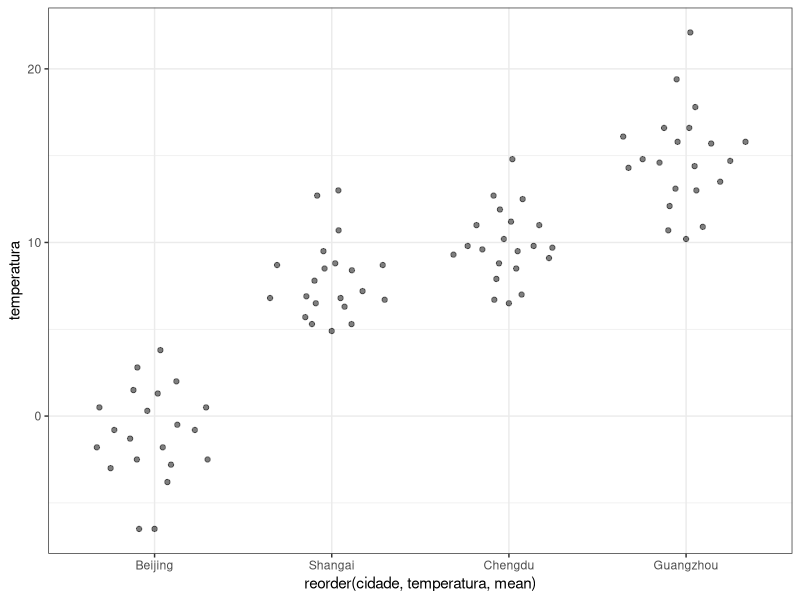
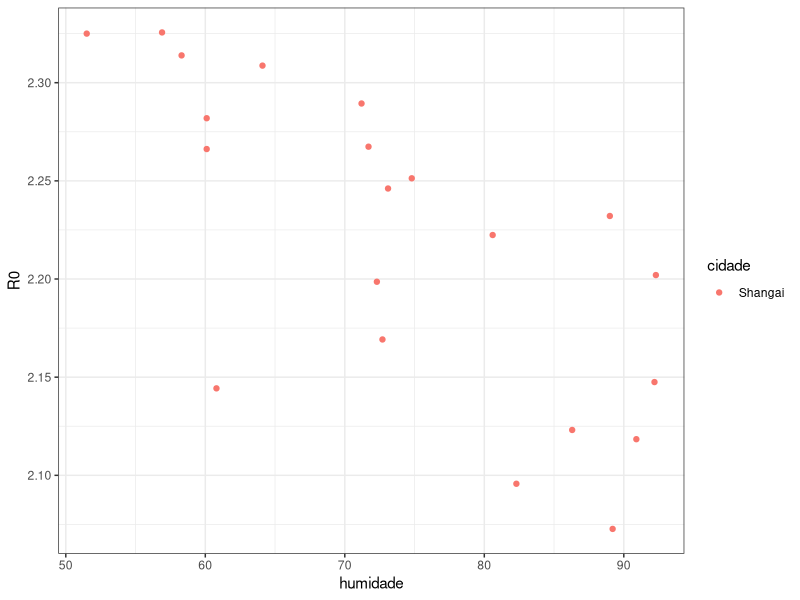
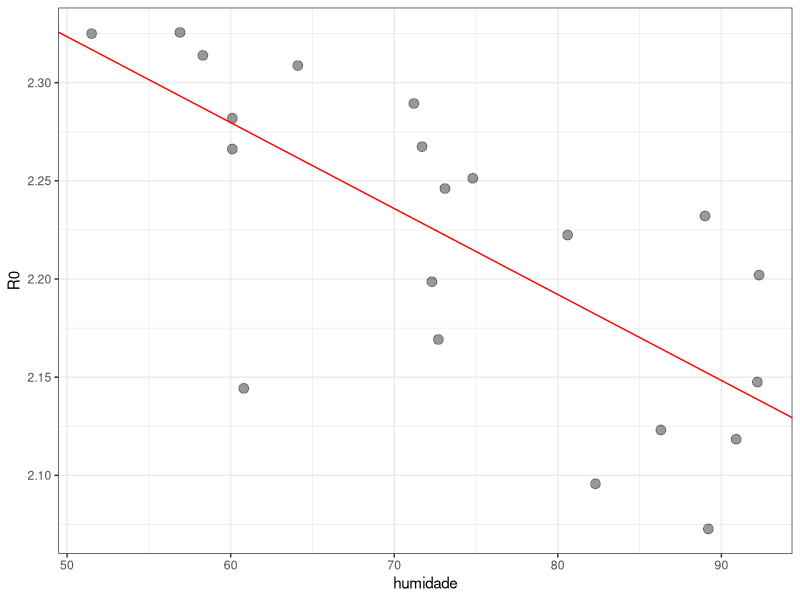
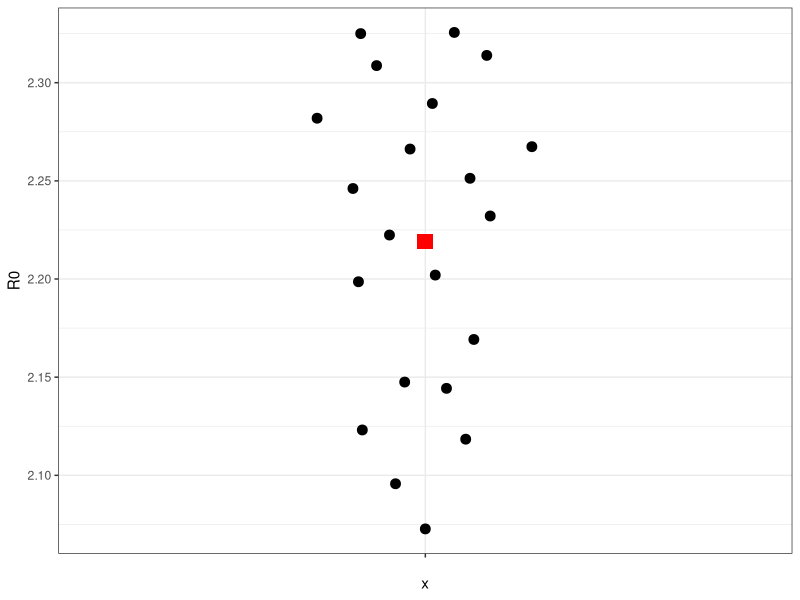

These charts were generated, in order, by the following R code: (Note: this script raises an error after producing the figures.)
## ---- chunk 1
library(tidyverse)
library(here)
library(ggbeeswarm)
theme_set(theme_bw())

library(broom)
library(modelr)

knitr::opts_chunk$set(tidy = FALSE,
                      fig.width = 6,
                      fig.height = 5,
                      echo = FALSE)
## ---- chunk 2
contagio = read_csv(
  here::here("data/r0-china.csv"),
  col_types = cols(
    cidade = col_character(),
    data = col_date(format = "%d/%m/%Y"),
    R0 = col_double(),
    temperatura = col_double(),
    humidade = col_double()
  )
)

## ---- chunk 3
glimpse(contagio)
## ---- chunk 4
contagio %>% 
  ggplot(aes(x = reorder(cidade, temperatura, mean), y = temperatura)) + 
  geom_quasirandom(alpha = .5)
## ---- chunk 5
shangai = contagio %>% 
  filter(cidade == "Shangai") 

shangai %>% 
  ggplot(aes(x = humidade, y = R0, color = cidade)) + 
  geom_point()
## ---- chunk 6
shangai %>% 
  ggplot(aes(x = humidade, y = R0)) + 
  geom_point(alpha = 0.4, size = 3) + 
  geom_abline(slope = -0.004377768, intercept = 2.542323398, color  = "red") 
## ---- chunk 7
modelo = function(humidade, slope, intercept){
  return(slope * humidade + intercept)
}

nossas_estimativas = shangai %>% 
  mutate(
    estimativa = modelo(humidade, -0.004377768	, 2.54), 
    residuo = R0 - estimativa, 
    residuo_quad = residuo**2 # para que fique tudo positivo
  )

fit_modelo = nossas_estimativas %>% summarise(sse = sum(residuo_quad)) %>% pull(sse)

fit_modelo
## ---- chunk 8
ggplot(shangai, aes(x = "", y = R0)) + 
  geom_quasirandom(size = 3, width = .2) + 
  geom_point(aes(y = mean(R0)), color = "red", size = 5, shape = 15)
## ---- chunk 9
usando_media = shangai %>% 
  mutate(
    estimativa = mean(R0), 
    residuo = R0 - estimativa, 
    residuo_quad = residuo**2
  )

fit_media = usando_media %>% summarise(sse = sum(residuo_quad)) %>% pull(sse)

fit_media
## ---- chunk 10
(fit_media - fit_modelo)/fit_media
## ---- chunk 11
modelo_lm = lm(R0 ~ humidade, data = filter(contagio, cidade == "Shangai"))

# sintaxe base R, que NÃO usaremos
# summary(mod)
# confint(mod)

tidy(modelo)
## ---- chunk 12
shangai %>% 
  add_predictions(model = modelo_lm) %>% # add o que o modelo estima p cada humidade
  ggplot(mapping = aes(x = humidade, y = R0)) + 
  geom_point(alpha = 0.4, size = 2) + 
  geom_line(aes(y = pred), colour = "red")  + 
  geom_abline(intercept = 75, slope = -.72, color  = "darkblue") 
## ---- chunk 13
shangai %>% 
  add_residuals(model = modelo_lm) %>% 
  ggplot(mapping = aes(x = humidade, y = resid)) + 
  geom_point(alpha = 0.4, size = 2) + 
  geom_hline(yintercept = 0, colour = "blue")
## ---- chunk 14
glance(modelo_lm)
## ---- chunk 15
cria_modelo = function(df){
  lm(R0 ~ humidade, data = df)
}

modelos = contagio %>% 
  group_by(cidade) %>% 
  nest() %>% 
  mutate(modelo = map(data, cria_modelo))

modelos
## ---- chunk 16
modelos %>% 
  mutate(coefs = map(modelo, tidy)) %>% 
  unnest(coefs)
## ---- chunk 17
modelos %>% 
  mutate(
    preds = map2(data, modelo, add_predictions)
  ) %>% 
  select(cidade, preds) %>% 
  unnest(preds)
